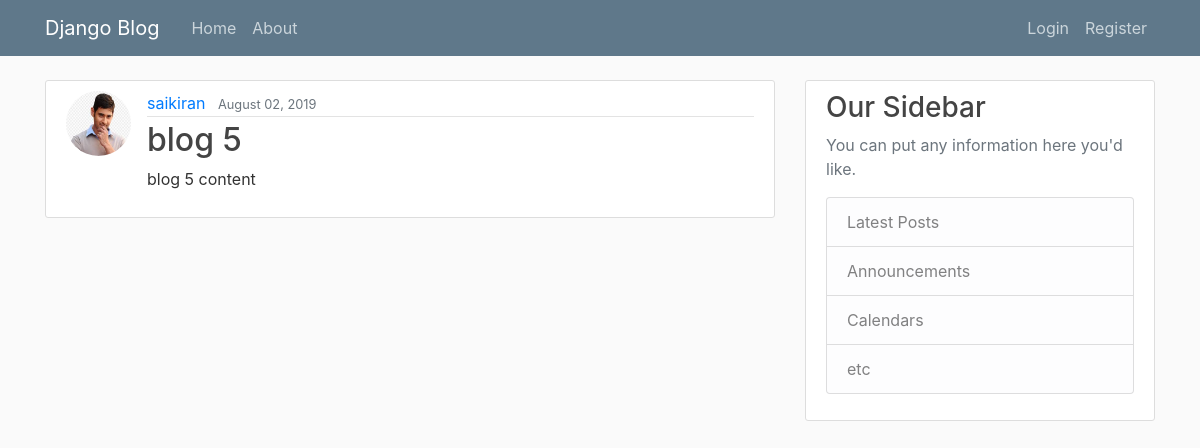
Screenshot of /post/7/ with the database file from the repository.
### blogs/models.py (models this page shows, shortened)
class Post(models.Model):
     title=models.CharField(max_length=100)
     content=models.TextField()
     date_posted=models.DateTimeField(default=timezone.now)
     author=models.ForeignKey(User,on_delete=models.CASCADE)

### users/models.py (models this page shows, shortened)
class profile(models.Model):
    user=models.OneToOneField(User,on_delete=models.CASCADE)
    image=models.ImageField(default="default.jpg",upload_to="profile_pics")

### blogs/views.py (the view)
# urls.py: path("post/<int:pk>/",postdetailview.as_view(),name="post_detail"),
class postdetailview(DetailView):
    model=Post

### blogs/templates/blogs/post_detail.html (shortened to what this page needs)
{% extends "blogs/base.html" %}
{% block content %}
<article class="media content-section">
  <img class="rounded-circle article-img" src="{{ object.author.profile.image.url}}" >
<div class="media-body">
  <div class="article-metadata">
    <a class="mr-2" href="#">{{ object.author }}</a>
    <small class="text-muted">{{ object.date_posted|date:"F d, Y" }}</small>
  </div>
  <h2><a class="article-title" href="#">{{ object.title }}</a></h2>
  <p class="article-content">{{ object.content }}</p>
</div>
</article>
{% endblock %}

### blogs/static/blogs/main.css (style rules this page uses)
body { background: #fafafa; color: #333333; margin-top: 5rem; }
h1, h2, h3, h4, h5, h6 { color: #444444; }
.content-section { background: #ffffff; padding: 10px 20px; border: 1px solid #dddddd; border-radius: 3px; margin-bottom: 20px; }
.article-title { color: #444444; }
.article-content { white-space: pre-line; }
.article-img { height: 65px; width: 65px; margin-right: 16px; }
.article-metadata { padding-bottom: 1px; margin-bottom: 4px; border-bottom: 1px solid #e3e3e3 }

### rows the page displays
Post: author.profile.image (picture), author "saikiran", date_posted "August 02, 2019", title "blog 5", content "blog 5 content"
